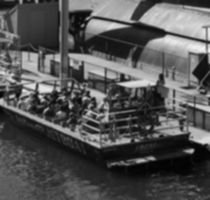
#> input picture assets/gaussian_filter_left_image.png, 210 x 200 px
$ jupyter execute --allow-errors 1_2_sovel_derivative.ipynb   (shell and % lines are left out)
#> lines starting #> are read from the running program, lines starting #| are printed output that depends on the picture
### src/harris.py
import numpy as np


# [13 lines left out: function gaussian_filtering, not called in this run]


def sobel_derivative(image, image_width, image_height, direction="x"):
    # 3x3 Sobel kernels
    g_x = np.array([[1, 0, -1], [2, 0, -2], [1, 0, -1]]) / 8
    g_y = np.array([[1, 2, 1], [0, 0, 0], [-1, -2, -1]]) / 8

    kernel_size = len(g_x)

    extended_image = np.pad(image, pad_width=1, mode="edge")

    filtered_image = np.zeros_like(image, dtype=np.float64)
    for i in range(image_height):
        for j in range(image_width):
            region = extended_image[i : i + kernel_size, j : j + kernel_size]
            if direction == "x":
                filtered_image[i, j] = np.sum(region * g_x)
            else:
                filtered_image[i, j] = np.sum(region * g_y)
    return filtered_image


def compute_image_derivatives(image, image_width, image_height):
    I_x = sobel_derivative(image, image_width, image_height, direction="x")
    I_y = sobel_derivative(image, image_width, image_height, direction="y")
    return I_x**2, I_y**2, I_x * I_y


# [75 lines left out: functions compute_single_cornerness_score, kernel_sum, cornerness_score_matrix, compute_cornerness_score, non_maximum_suppression, not called in this run]

### 1_2_sovel_derivative.ipynb
# Sobel Derivative

[cell 1]
import numpy as np
from PIL import Image
from src.utils import round_matrix
from src import harris

### Calculate Image derivative

[cell 2]
left_image = np.array(Image.open("assets/gaussian_filter_left_image.png").convert('L'))
#> left_image is the input picture: shape (200, 210); min 2, max 242, mean 83.2
right_image = np.array(Image.open("assets/gaussian_filter_right_image.png").convert('L'))
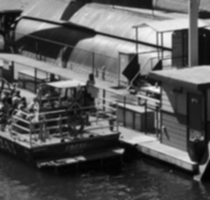
#> input picture assets/gaussian_filter_right_image.png, 210 x 200 px
#> right_image is the input picture: shape (200, 210); min 1, max 246, mean 88.9

left_Ix2, left_Iy2, left_IxIy = harris.compute_image_derivatives(left_image, len(left_image[0]), len(left_image))
#> call 2 of sobel_derivative, with image_width = 210, image_height = 200, direction = 'y'
#> after the loop in sobel_derivative (call 2), `for i in range(image_height):`:
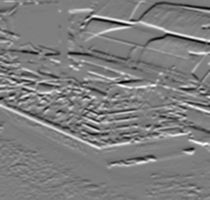
#> filtered_image: shape (200, 210) float64; min -71.75, max 73.12, mean 0.1; drawn with min black and max white
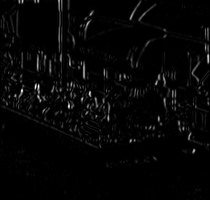
#> left_Ix2: shape (200, 210) float64; min 0, max 4726.6, mean 116; drawn with min black and max white
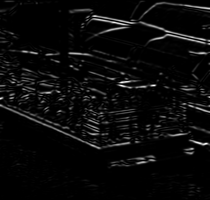
#> left_Iy2: shape (200, 210) float64; min 0, max 5347.3, mean 224.3; drawn with min black and max white
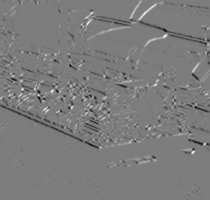
#> left_IxIy: shape (200, 210) float64; min -1968.2, max 2042.5, mean -12.6; drawn with min black and max white
right_Ix2, right_Iy2, right_IxIy = harris.compute_image_derivatives(right_image, len(right_image[0]), len(right_image))
#> call 3 of sobel_derivative, with image_width = 210, image_height = 200, direction = 'x'
#> after the loop in sobel_derivative (call 3), `for i in range(image_height):`:
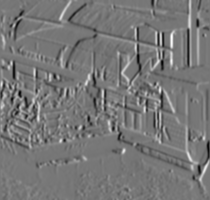
#> filtered_image: shape (200, 210) float64; min -64.12, max 73.12, mean 0.1; drawn with min black and max white
#> call 4 of sobel_derivative, with image_width = 210, image_height = 200, direction = 'y'
#> after the loop in sobel_derivative (call 4), `for i in range(image_height):`:
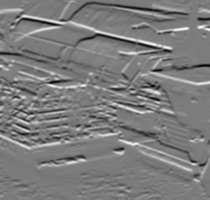
#> filtered_image: shape (200, 210) float64; min -75.38, max 78.88, mean 0.2; drawn with min black and max white
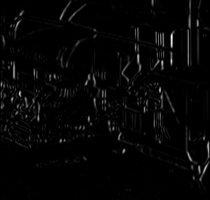
#> right_Ix2: shape (200, 210) float64; min 0, max 5347.3, mean 121.5; drawn with min black and max white
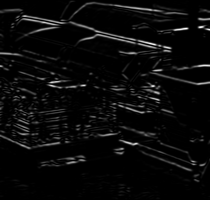
#> right_Iy2: shape (200, 210) float64; min 0, max 6221.3, mean 253.4; drawn with min black and max white
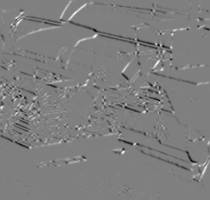
#> right_IxIy: shape (200, 210) float64; min -2002.6, max 1991.3, mean -15.3; drawn with min black and max white

[cell 3]
print("Right image I_x^2:")
print(right_Ix2)
#> (printed output is left out)
print("Right image I_y^2:")
print(right_Iy2)
#> (printed output is left out)
print("Right image I_xI_y:")
print(right_IxIy)
#> (printed output is left out)

[cell 4]
print("Right image I_x^2:")
print(right_Ix2)
#> (printed output is left out)
print("Right image I_y^2:")
print(right_Iy2)
#> (printed output is left out)
print("Right image I_xI_y:")
print(right_IxIy)
#> (printed output is left out)

### Verfiy the result by comparing sample filtered images

#> (a cell that did not finish here is left out)
